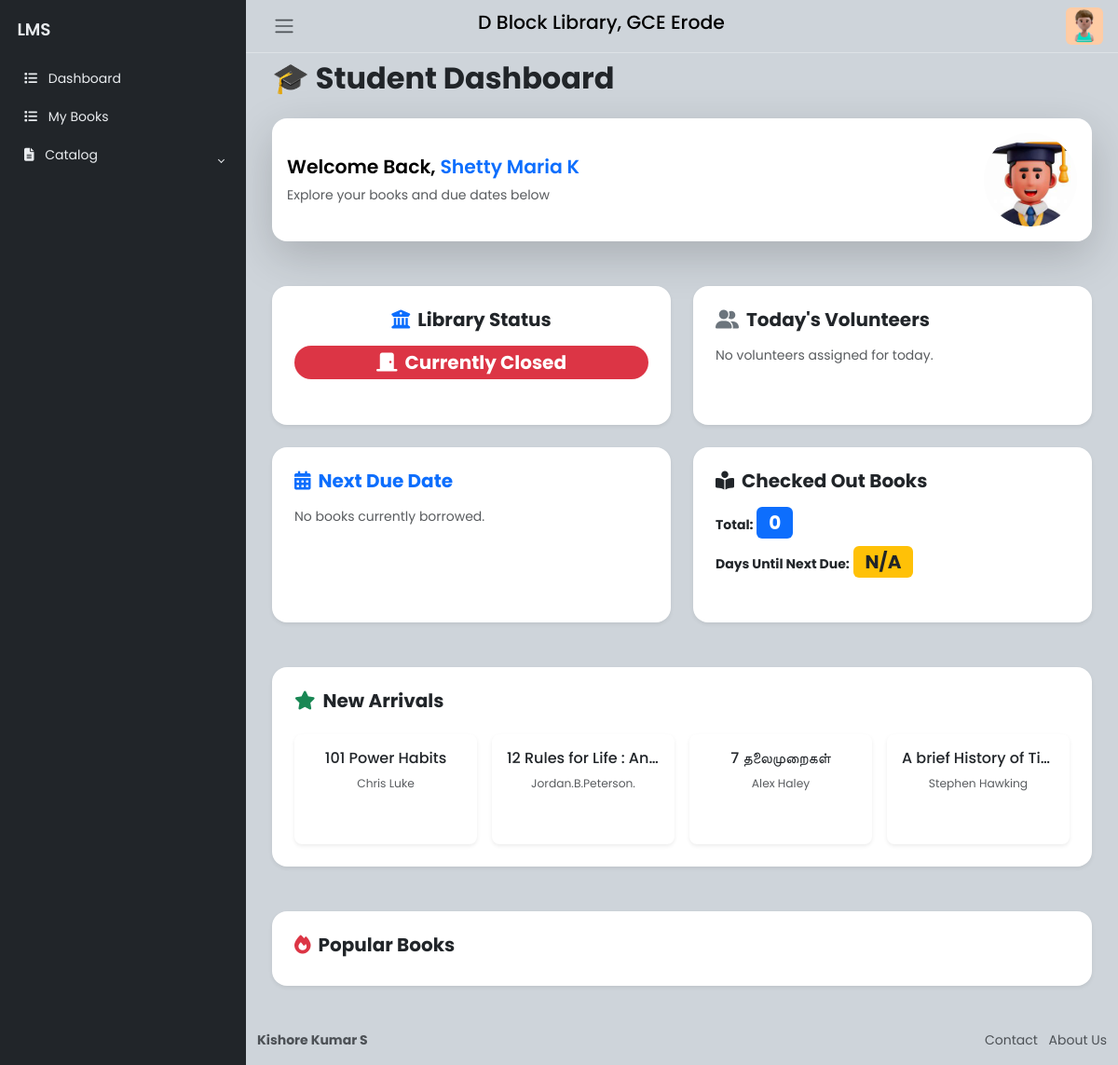
The page /dashboard (signed in) on the database its author committed.
### website/models.py (models this page shows, shortened)
class User(db.Model, UserMixin):
    __tablename__ = 'user'
    id = Column(Integer, primary_key=True)
    email = Column(String(150), unique=True, nullable=False)
    role = Column(String(50), nullable=False)
    password = Column(String(150), nullable=False)
    name = Column(String(150), nullable=False)
    roll_number = Column(Integer, unique=True, nullable=True)
    phone_number = Column(String(20), nullable=True)
    department = Column(String(150), nullable=True)
    year_of_graduation = Column(Integer, nullable=True)
    is_verified = Column(Boolean, default=False)
    created_at = Column(DateTime, default=lambda: datetime.now(timezone.utc), nullable=True)
    verified_at = Column(DateTime, nullable=True)
    rejected_at = Column(DateTime, nullable=True)
    deleted = Column(Boolean, default=False)
    profile_picture_url = Column(String(255), nullable=True)
    books = relationship('Book', back_populates='student')
    borrowed_books = relationship('BorrowedBook', back_populates='student')

class Book(db.Model):
    __tablename__ = 'book'
    id = Column(Integer, primary_key=True)
    student_id = Column(Integer, ForeignKey('user.id'), nullable=True)
    title = Column(String(150), nullable=False)
    author = Column(String(150), nullable=False)
    isbn = Column(String(20), nullable=True)
    published_date = Column(DateTime, nullable=True)
    quantity = Column(Integer, default=0, nullable=False)
    language = Column(String(20), nullable=False)
    date_of_donation = Column(DateTime, nullable=False)
    donor_id = Column(Integer, ForeignKey('donor.id'), nullable=True)
    added_at = db.Column(db.DateTime, default=datetime.utcnow, nullable=False)
    student = relationship('User', back_populates='books')
    borrowed_by = relationship('BorrowedBook', back_populates='book')
    donor = relationship('Donor', back_populates='books')

### website/veiws.py (the view, shortened to what this page needs)
@views.route('/home')
@views.route('/dashboard')
@login_required
def home():
    try:
        email = current_user.email
        user = User.query.filter_by(email=email).first()
        if not user:
            flash("User not found.", "danger")
            return redirect(url_for('auth.logout'))
        library_status = LibraryStatus.query.first()
        is_library_open = library_status.is_open if library_status else True
        if user.role == "Student":
            naam = user.name
            user_id = user.id
            borrowed_books = BorrowedBook.query.filter_by(student_id=user_id).all()
            total_checked_out_books = len(borrowed_books)
            last_week = datetime.now() - timedelta(days=7)
            popular_books = db.session.query(
                Book, func.count(BorrowedBook.id).label('borrow_count')
            ).join(BorrowedBook, Book.id == BorrowedBook.book_id) \
             .filter(BorrowedBook.borrowed_date >= last_week) \
             .group_by(Book.id) \
             .order_by(func.count(BorrowedBook.id).desc()).limit(4).all()
            new_arrivals = Book.query.filter(Book.added_at >= last_week) \
                                     .order_by(Book.added_at.desc()).limit(4).all()
            nearest_due_book = None
            days_until_next_due = None
            if borrowed_books:
                nearest_due_book = min(borrowed_books, key=lambda b: b.due_date)
                days_until_next_due = (nearest_due_book.due_date - datetime.now()).days
            today_day = datetime.now().strftime("%A")
            today_assignment = VolunteerAssignment.query.filter_by(day=today_day).first()
            today_volunteers = []
            if today_assignment:
                today_volunteers = [today_assignment.volunteer1, today_assignment.volunteer2]
            logger.info("Student dashboard loaded successfully.")
            return render_template(
                'StuDashboard.html',
                naam=naam,
                new_arrivals=new_arrivals,
                popular_books=popular_books,
                nearest_due_book=nearest_due_book,
                total_checked_out_books=total_checked_out_books,
                days_until_next_due=days_until_next_due,
                library_status=is_library_open,
                today_volunteers=today_volunteers  # Pass today's volunteers to the template
            )
        elif user.role == "Admin":
            return render_template('MADashboard.html', naam=user.name)
        else:
            return render_template('error.html', error_message='User role not recognized.')
    except Exception as e:
        logger.error(f"[ERROR] Exception in home(): {e}")
        return render_template('error.html', error_message='Something went wrong!')

### website/templates/StuDashboard.html (shortened to what this page needs)
{% extends "StudentHome.html" %}
{% block Main %}
<main class="content px-3 py-2" id="dashboardcontent">
    <div class="container-fluid">
        <div class="mb-4 text-center text-md-start">
            <h2 class="fw-bold">🎓 Student Dashboard</h2>
        </div>
        <div class="row mb-4">
            <div class="col-12">
                <div class="card border-0 shadow-lg rounded-4 p-3 bg-glass animate__animated animate__fadeIn">
                    <div class="d-flex align-items-center justify-content-between flex-column flex-md-row">
                        <div class="text-center text-md-start">
                            <h4 class="fw-semibold">Welcome Back, <span class="text-primary">{{ current_user.name }}</span></h4>
                            <p class="mb-0 text-muted">Explore your books and due dates below</p>
                        </div>
                        <img src="{{ url_for('static', filename='img/student.jpeg') }}"
                             alt="Student Image"
                             class="rounded-circle img-fluid mt-3 mt-md-0"
                             style="width: 100px; height: 100px; object-fit: cover;">
                    </div>
                </div>
            </div>
        </div>
        <div class="row gy-4 mb-4">
            <div class="col-12 col-md-6">
                <div class="card border-0 shadow-sm rounded-4 p-4 bg-glass text-center h-100">
                    <h5 class="fw-bold mb-3"><i class="fas fa-university me-2 text-primary"></i>Library Status</h5>
                    {% if library_status %}
                        <span class="badge bg-success fs-5 py-2 px-4 rounded-pill"><i class="fas fa-door-open me-2"></i>Open Now</span>
                    {% else %}
                        <span class="badge bg-danger fs-5 py-2 px-4 rounded-pill"><i class="fas fa-door-closed me-2"></i>Currently Closed</span>
                    {% endif %}
                </div>
            </div>
            <div class="col-12 col-md-6">
                <div class="card border-0 shadow-sm rounded-4 p-4 bg-glass h-100">
                    <h5 class="fw-bold mb-3"><i class="fas fa-user-friends me-2 text-secondary"></i>Today's Volunteers</h5>
                    {% if today_volunteers %}
                        {% for v in today_volunteers %}
                        <p class="mb-2">
                            <i class="fas fa-user-circle me-2 text-info"></i>
                            <strong>{{ v.name }}</strong> — <span class="text-muted">{{ v.department }}</span>
                        </p>
                        {% endfor %}
                    {% else %}
                        <p class="text-muted">No volunteers assigned for today.</p>
                    {% endif %}
                </div>
            </div>
        </div>
        <div class="row gy-4">
            <div class="col-12 col-md-6">
                <div class="card border-0 shadow-sm rounded-4 p-4 bg-glass h-100">
                    <h5 class="text-primary fw-bold mb-3"><i class="fas fa-calendar-alt me-2"></i>Next Due Date</h5>
                    {% if nearest_due_book %}
                        <p class="mb-2">📘 <strong>Book:</strong> {{ nearest_due_book.book.title }}</p>
                        <p class="text-muted">🕓 <strong>Due:</strong> {{ nearest_due_book.due_date.strftime('%Y-%m-%d') }}</p>
                    {% else %}
                        <p class="text-muted">No books currently borrowed.</p>
                    {% endif %}
                </div>
            </div>
            <div class="col-12 col-md-6">
                <div class="card border-0 shadow-sm rounded-4 p-4 bg-glass h-100">
                    <h5 class="fw-bold mb-3"><i class="fas fa-book-reader me-2"></i>Checked Out Books</h5>
                    <ul class="list-unstyled mb-0">
                        <li class="mb-2"><strong>Total:</strong> <span class="badge bg-primary fs-5">{{ total_checked_out_books }}</span></li>
                        <li><strong>Days Until Next Due:</strong>
                            <span class="badge bg-warning text-dark fs-5">
                                {% if days_until_next_due is not none %}
                                    {{ days_until_next_due }}
                                {% else %}
                                    N/A
                                {% endif %}
                            </span>
                        </li>
                    </ul>
                </div>
            </div>
        </div>
        <div class="row mt-5">
            <div class="col-12">
                <div class="card border-0 shadow-sm rounded-4 p-4 bg-glass">
                    <h5 class="fw-bold mb-4"><i class="fas fa-star me-2 text-success"></i>New Arrivals</h5>
                    <div class="row g-3">
                        {% for book in new_arrivals %}
                        <div class="col-6 col-md-3">
                            <div class="card rounded-3 h-100 shadow-sm border-0">
                                <div class="card-body text-center">
                                    <h6 class="card-title text-truncate">{{ book.title }}</h6>
                                    <p class="text-muted small">{{ book.author }}</p>
                                </div>
                            </div>
                        </div>
                        {% endfor %}
                    </div>
                </div>
            </div>
        </div>
        <div class="row mt-4">
            <div class="col-12">
                <div class="card border-0 shadow-sm rounded-4 p-4 bg-glass">
                    <h5 class="fw-bold mb-4"><i class="fas fa-fire me-2 text-danger"></i>Popular Books</h5>
                </div>
            </div>
        </div>
    </div>
</main>
{% endblock %}

### website/templates/StudentHome.html (shortened to what this page needs)
{% extends "BaseFormat.html" %}
{% block Sidebar %}
<li class="sidebar-item">
    <a href="{{ url_for('stu.MyBooks') }}" id="dashboardLink" class="sidebar-link">
        <i class="fa-solid fa-list pe-2"></i>
        My Books
    </a>
</li>
<li class="sidebar-item">
    <a href="#" class="sidebar-link collapsed" data-bs-target="#BOOKS" data-bs-toggle="collapse"
        aria-expanded="false"><i class="fa-solid fa-file-lines pe-2"></i>
        Catalog
    </a>
</li>
{% endblock %}

### website/templates/BaseFormat.html (shortened to what this page needs)
<!DOCTYPE html>
<html lang="en" data-bs-theme="dark">
<head>
    <link rel="stylesheet" href="https://cdn.jsdelivr.net/npm/bootstrap@5.3.0-alpha2/dist/css/bootstrap.min.css">
    <link rel="stylesheet" href="https://cdnjs.cloudflare.com/ajax/libs/font-awesome/5.15.4/css/all.min.css">
    <link rel="stylesheet" href="{{ url_for('static', filename='css/BaseFormat.css') }}">
</head>
<body>
    <div class="wrapper">
        <aside id="sidebar" class="js-sidebar" aria-label="Sidebar">
            <div class="h-100">
                <div class="sidebar-logo">
                    <a href="#">LMS</a>
                </div>
                <ul class="sidebar-nav">
                    <li class="sidebar-item">
                        <a href="#" id="dashboardLink" class="sidebar-link">
                            <i class="fa-solid fa-list pe-2"></i>
                            Dashboard
                        </a>
                    </li>
                    {% block Sidebar %}{% endblock %}
                </ul>
            </div>
        </aside>
        <div class="main">
            <nav class="navbar navbar-expand px-3 border-bottom">
                <button class="btn" id="sidebar-toggle" type="button" aria-label="Toggle sidebar">
                    <span class="navbar-toggler-icon"></span>
                </button>
                <div class="navbar-collapse">
                    <h4 class="mx-auto">D Block Library, GCE Erode</h4>
                    <ul class="navbar-nav ms-auto">
                        <li class="nav-item dropdown">
                            <a href="#" data-bs-toggle="dropdown" class="nav-icon pe-md-0" aria-label="User menu">
                                <img src="{{ url_for('static', filename='img/profile.jpg') }}" class="avatar img-fluid rounded" alt="Profile Picture">
                            </a>
                        </li>
                    </ul>
                </div>
            </nav>
            {% block Main %}
            {% endblock %}
            <main class="content px-3 py-2">
            </main>
            <footer class="footer">
                <div class="container-fluid">
                    <div class="row text-muted">
                        <div class="col-6 text-start">
                            <p class="mb-0">
                                <a href="https://www.linkedin.com/in/kishorekumaroffsec" class="text-muted">
                                    <strong>Kishore Kumar S</strong>
                                </a>
                            </p>
                        </div>
                        <div class="col-6 text-end">
                            <ul class="list-inline">
                                <li class="list-inline-item">
                                    <a href="#" class="text-muted">Contact</a>
                                </li>
                                <li class="list-inline-item">
                                    <a href="#" class="text-muted">About Us</a>
                                </li>
                            </ul>
                        </div>
                    </div>
                </div>
            </footer>
        </div>
    </div>
</body>
</html>

### website/static/css/BaseFormat.css (style rules this page uses)
body { font-family: 'Poppins', sans-serif; font-size: 0.875rem; opacity: 1; overflow-y: scroll; margin: 0; }
a { cursor: pointer; text-decoration: none; font-family: 'Poppins', sans-serif; }
li { list-style: none; }
h4 { font-family: 'Poppins', sans-serif; font-size: 1.275rem; color: var(--bs-emphasis-color); }
.wrapper { align-items: stretch; display: flex; width: 100%; }
#sidebar { max-width: 264px; min-width: 264px; background: var(--bs-dark); transition: all 0.35s ease-in-out; }
.main { display: flex; flex-direction: column; min-height: 100vh; min-width: 0; overflow: hidden; transition: all 0.35s ease-in-out; width: 100%; background: var(--bs-dark-bg-subtle); }
.sidebar-logo { padding: 1.15rem; }
.sidebar-logo a { color: #e9ecef; font-size: 1.15rem; font-weight: 600; }
.sidebar-nav { flex-grow: 1; list-style: none; margin-bottom: 0; padding-left: 0; margin-left: 0; }
a.sidebar-link { padding: .625rem 1.625rem; color: #e9ecef; position: relative; display: block; font-size: 0.875rem; }
.sidebar-link[data-bs-toggle="collapse"]::after { border: solid; border-width: 0 .075rem .075rem 0; content: ""; display: inline-block; padding: 2px; position: absolute; right: 1.5rem; top: 1.4rem; transform: rotate(-135deg); transition: all .2s ease-out; }
.sidebar-link[data-bs-toggle="collapse"].collapsed::after { transform: rotate(45deg); transition: all .2s ease-out; }
.avatar { height: 40px; width: 40px; }
.navbar-expand .navbar-nav { margin-left: auto; }
.content { flex: 1; max-width: 100vw; width: 100vw; }
@media (min-width:768px) { .content { max-width: auto; width: auto; } }
.card { box-shadow: 0 0 .875rem 0 rgba(34, 46, 60, .05); margin-bottom: 24px; }

### rows shown on the page
User: name "Shetty Maria K"
Book: title "101 Power Habits", author "Chris Luke"
Book: title "12 Rules for Life : An…", author "Jordan.B.Peterson."
Book: title "7 தலைமுறைகள்", author "Alex Haley"
Book: title "A brief History of Ti…", author "Stephen Hawking"

### other values the page prints
{{ total_checked_out_books }} "0"
